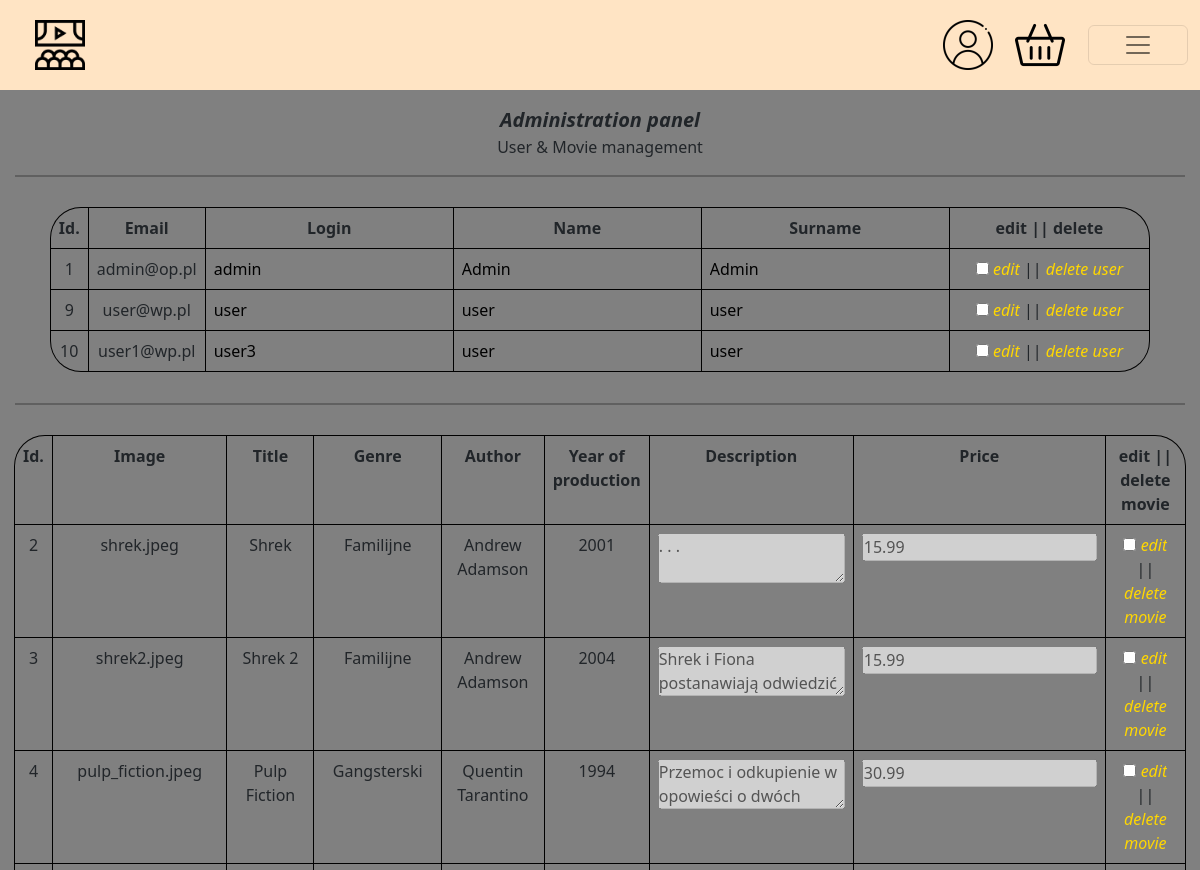
/admin/UserBase.php (upper part), run on an earlier commit of the app's database.
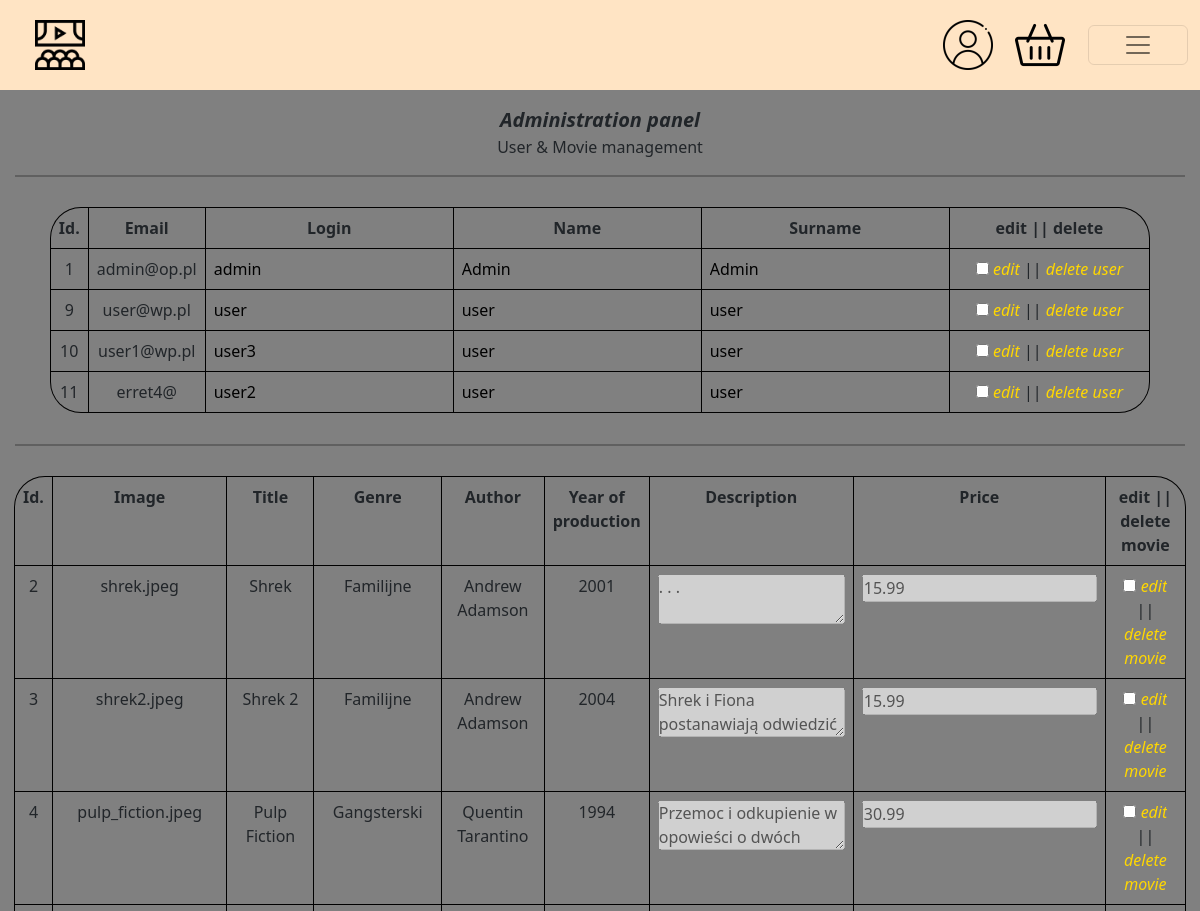
And on a later commit of the database.
### tables this page shows
CREATE TABLE "Users" (
	"id"	INTEGER NOT NULL UNIQUE,
	"name"	TEXT NOT NULL,
	"surname"	TEXT NOT NULL,
	"login"	TEXT NOT NULL,
	"password"	TEXT NOT NULL,
	"email"	TEXT NOT NULL,
	"prof_image"	TEXT,
	"is_admin"	INTEGER DEFAULT 'false',
	PRIMARY KEY("id" AUTOINCREMENT)
);

CREATE TABLE "DVDs" (
	"id"	INTEGER NOT NULL UNIQUE,
	"image"	TEXT NOT NULL,
	"title"	TEXT NOT NULL,
	"genre"	TEXT NOT NULL,
	"author"	TEXT NOT NULL,
	"year"	INTEGER NOT NULL,
	"descrip"	TEXT NOT NULL,
	"price"	REAL NOT NULL,
	PRIMARY KEY("id" AUTOINCREMENT)
);

### PHP/db_connect.php (called while the page is built, shortened)
<?php
    class DBConnection
    {
        private static $instance;
        private $pdo;
        private function __construct()
        {
            $dsn = 'sqlite:./DB/DVDBase.db';
            $this->pdo = new PDO($dsn);
        }
        public static function getInstance()
        {
            if (self::$instance === null) {
                self::$instance = new self();
            }
            return self::$instance;
        }
        public function getPDO()
        {
            return $this->pdo;
        }
    }
    $pdo = DBConnection::getInstance()->getPDO();
    class SqlLiteQueryBuilder implements SQLQueryBuilder
    {
        protected $query;
        protected function reset(): void
        {
            $this->query = new \stdClass();
        }
        public function select(string $table, array $fields): SQLQueryBuilder
        {
            $this->query->base = "SELECT " . implode(", ", $fields) . " FROM " . $table;
            $this->query->type = 'select';
            return $this;
        }
        public function getSQL(): string
        {
            $query = $this->query;
            $sql = $query->base;
            $sql .= ";";
            return $sql;
        }
    };
    $sql = new SqlLiteQueryBuilder();
    $query = $pdo -> query($sql ->select("Users", ["*"])
                  ->getSQL());
    $rows = $query -> fetchAll(PDO::FETCH_ASSOC);
?>

### admin/UserBase.php (the view, shortened to what the changed rows need)
<?php
require("../php/db_connect.php");
$sql = new SqlLiteQueryBuilder();
$query1 = $pdo -> query($sql ->select("DVDs", ["*"])
                ->getSQL());
$rows1 = $query1 -> fetchAll(PDO::FETCH_ASSOC);
?>
<!DOCTYPE html>
<html lang="pl">
<head>
    <link href="https://cdn.jsdelivr.net/npm/bootstrap@5.2.2/dist/css/bootstrap.min.css" rel="stylesheet"
>
    <link rel="stylesheet" href="../CSS/pageStyles.css">
</head>
<body>
        <div class="container-fluid">
            <div class="main" style="display: block;">
                <div class="main" style="padding: 15px;">
                    <div>
                        <div class="row justify-content-center">
                            <div class="col-auto">
                                <?php
                                echo'
                                <table class="usersData table table-responsive"">
                                    <tr>
                                        <th class="th">Id.</th>
                                        <th class="th">Email</th>
                                        <th class="th">Login</th>
                                        <th class="th">Name</th>
                                        <th class="th">Surname</th>
                                        <th class="th thLast">edit || delete</th>
                                    </tr>
                                ';
                                foreach ($rows as $row) {
                                echo'
                                    <tr>
                                        <td class="td"><form id="form'.$row['id'].'" method="GET" action="edit.php" onchange="Let()">'.$row['id'].'<input type="text" name="id_user" value="'.$row['id'].'" hidden></form></td>
                                        <td class="td">'.$row['email'].'</td>
                                        <td class="td"><input class="inputChanges" id="Firstchange.'.$row['id'].'" form="form'.$row['id'].'" type="text" name="login" value="'.$row['login'].'" disabled></td>
                                        <td class="td"><input class="inputChanges" id="Secondchange.'.$row['id'].'" form="form'.$row['id'].'" type="text" name="name" value="'.$row['name'].'" disabled></td>
                                        <td class="td"><input class="inputChanges" id="Thirdchange.'.$row['id'].'" form="form'.$row['id'].'" type="text" name="surname" value="'.$row['surname'].'" disabled></td>
                                        <td class="td tdLast"> <input class="isChecked" id="FirstCheckbox.'.$row['id'].'" type="checkbox" id="" name="" value="" onchange="Let('.$row['id'].')"> <input class="inputChanges editButton" form="form'.$row['id'].'" type="submit" value="edit"> || <a href="delete.php?id='.$row['id'].'">delete user</a></td>
                                    </tr>
                                ';
                                }
                                echo '</table>'
                                ?>
                            </div>
                        </div>
                        <div>
                            <div class="row justify-content-center">
                                <div class="col-auto">
                                    <?php
                                    echo'
                                    <table class="usersData table table-responsive"">
                                        <tr>
                                            <th class="th">Id.</th>
                                            <th class="th">Image</th>
                                            <th class="th">Title</th>
                                            <th class="th">Genre</th>
                                            <th class="th">Author</th>
                                            <th class="th">Year of production</th>
                                            <th class="th">Description</th>
                                            <th class="th">Price</th>
                                            <th class="th thLast">edit || delete movie</th>
                                        </tr>
                                    ';
                                    foreach ($rows1 as $row) {
                                    echo'
                                        <tr>
                                            <td class="td"><form id="formMovie'.$row['id'].'" method="GET" action="editFilm.php">'.$row['id'].'<input type="text" name="id_dvd" value="'.$row['id'].'" hidden></form></td>
                                            <td class="td">'. $row["image"] .'</td>
                                            <td class="td">'. $row["title"] .'</td>
                                            <td class="td">'. $row["genre"] .'</td>
                                            <td class="td">'. $row["author"].'</td>
                                            <td class="td">'. $row["year"] .'</td>
                                            <td class="td"><textarea id="FirstMoviechange.'.$row['id'].'" form="formMovie'.$row['id'].'" type="text" name="descrip" disabled>'.$row['descrip'].'</textarea></td>
                                            <td class="td"><input id="SecondMoviechange.'.$row['id'].'" form="formMovie'.$row['id'].'" type="number" step="0.01" min="0" name="price" value="'.$row['price'].'" disabled></td>
                                            <td class="td tdLast"> <input class="isChecked" id="SecondMovieCheckbox.'.$row['id'].'" type="checkbox" id="" name="" value="" onchange="Let2('.$row['id'].')"> <input class="inputChanges editButton" form="formMovie'.$row['id'].'" type="submit" value="edit"> || <a href="deleteFilm.php?id='.$row['id'].'">delete movie</a></td>
                                        </tr>
                                    ';
                                    }
                                    echo '</table>'
                                    ?>
                                </div>
                            </div>
                        </div>
                    </div><br>
                </div>
            </div>
    </div>
</body>
</html>

What changed in the data, as far as the page shows it:
added users: id "11", email "erret4@", login "user2", name "user", surname "user"
